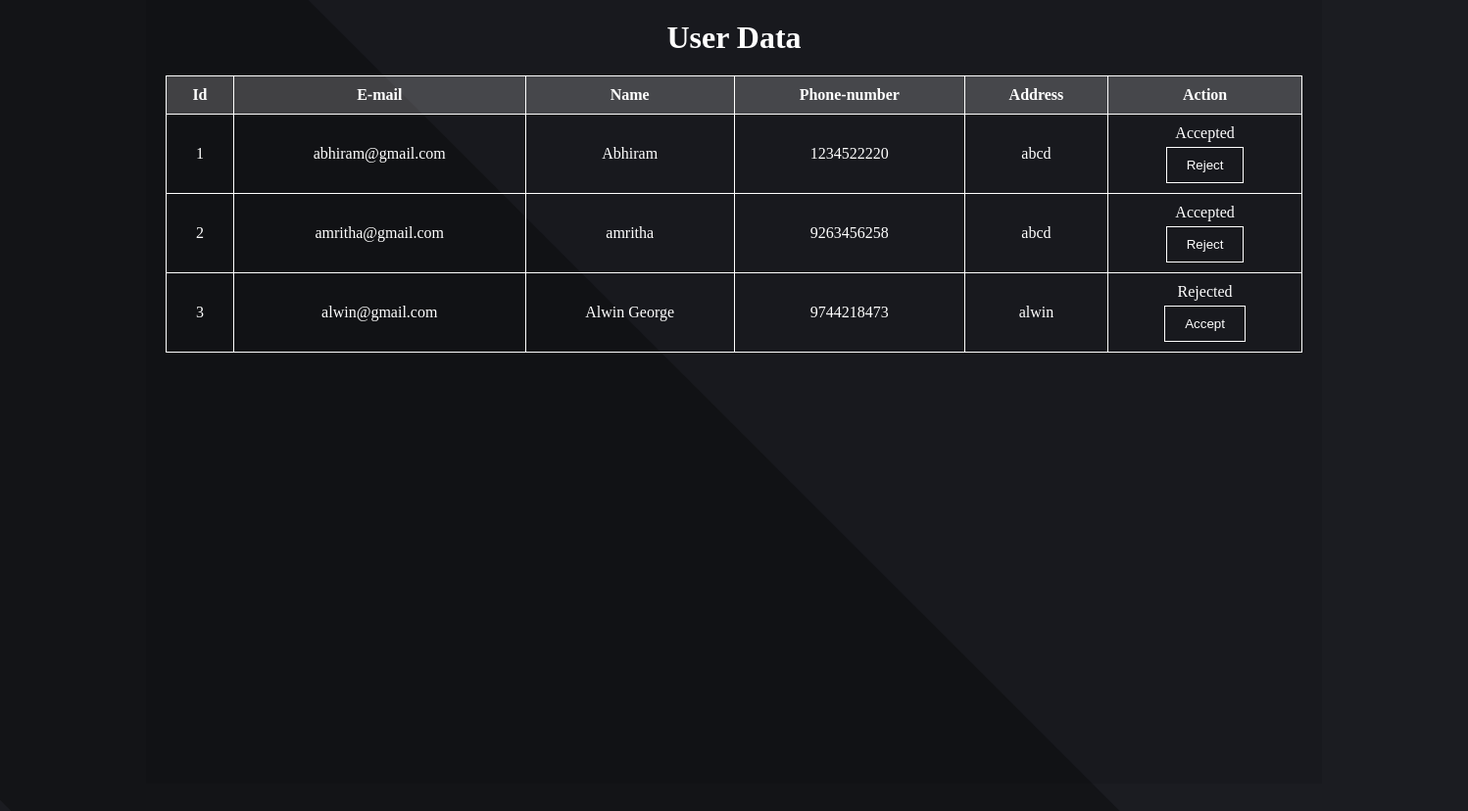
Page /view_user on the committed database.
### myapp/models.py (models this page shows)
class UserTable(models.Model):
    LOGIN = models.ForeignKey(LoginTable, on_delete=models.CASCADE)
    Name = models.CharField(max_length=100, null=True, blank=True)
    Email = models.CharField(max_length=100, null=True, blank=True)
    PhoneNumber = models.IntegerField( null=True, blank=True)
    Address = models.CharField(max_length=100, null=True, blank=True)
    Totalincome = models.DecimalField(max_digits=10, decimal_places=2, default=0.0)

### myapp/views.py (the view)
# urls.py: path('view_user',ViewUser.as_view(),name="view_user"),
class ViewUser(View):
    def get(self, request):
        c=UserTable.objects.all()
        return render(request, "user.html",{'c':c})

### templates/user.html (shortened to what this page needs)
<!DOCTYPE html>
<html lang="en">
<head>
</head>
<body>
    <div class="container">
        <h1 style="text-align: center;">User Data</h1>
        <table>
            <tr>
                <th>Id</th>
                <th>E-mail</th>
                <th>Name</th>
                <th>Phone-number</th>
                <th>Address</th>
                <th>Action</th>
            </tr>
            {% for i in c %}
            <tr>
                <td>{{ i.id }}</td>
                <td>{{ i.Email }}</td>
                <td>{{ i.Name }}</td>
                <td>{{ i.PhoneNumber }}</td>
                <td>{{ i.Address }}</td>
                <td>
                    {% if i.LOGIN.status == "PENDING" %}
                        <a href="AcceptUser/{{ i.LOGIN.id }}"><button class="btn">Accept</button></a>
                        <a href="RejectUser/{{ i.LOGIN.id }}"><button class="btn">Reject</button></a>
                    {% elif i.LOGIN.status == "ACCEPT" %}
                        <p>Accepted</p>
                        <a href="RejectUser/{{ i.LOGIN.id }}"><button class="btn">Reject</button></a>
                    {% elif i.LOGIN.status == "REJECT" %}
                        <p>Rejected</p>
                        <a href="AcceptUser/{{ i.LOGIN.id }}"><button class="btn">Accept</button></a>
                    {% endif %}
                </td>
            </tr>
            {% endfor %}
        </table>
    </div>
</body>
</html>

### templates/user.html (style rules this page uses)
* { padding: 0; margin: 0; box-sizing: border-box; }
body { display: flex; justify-content: center; align-items: flex-start; color: white; background-color: #1B1C21; overflow-y: auto; height: auto; min-height: 100vh; margin: 0; }
.container { position: relative; display: flex; flex-direction: column; align-items: center; justify-content: flex-start; min-height: 100vh; width: 90%; max-width: 1200px; padding: 20px; background-color: rgba(0, 0, 0, 0.1); }
.container:before { content: ""; position: absolute; left: -150%; top: 0; width: 300%; height: 100%; background-color: rgba(0, 0, 0, 0.3); transform: rotate(45deg); z-index: -1; }
table { background-color: transparent; width: 100%; border-collapse: collapse; margin-top: 20px; }
th, td { text-align: center; border: 1px solid white; padding: 10px; color: white; }
th { background-color: rgba(255, 255, 255, 0.2); }
.btn { background-color: transparent; border: 1px solid white; color: white; padding: 10px 20px; margin-top: 5px; cursor: pointer; transition: all 0.3s ease; }

### rows in the picture
UserTable: id "1", Email "abhiram@gmail.com", Name "Abhiram", PhoneNumber "1234522220", Address "abcd"
UserTable: id "2", Email "amritha@gmail.com", Name "amritha", PhoneNumber "9263456258", Address "abcd"
UserTable: id "3", Email "alwin@gmail.com", Name "Alwin George", PhoneNumber "9744218473", Address "alwin"
